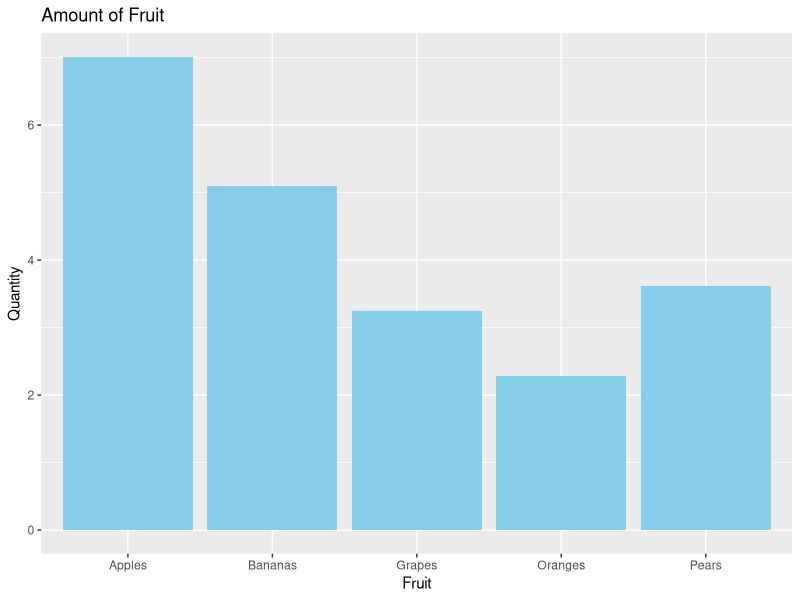
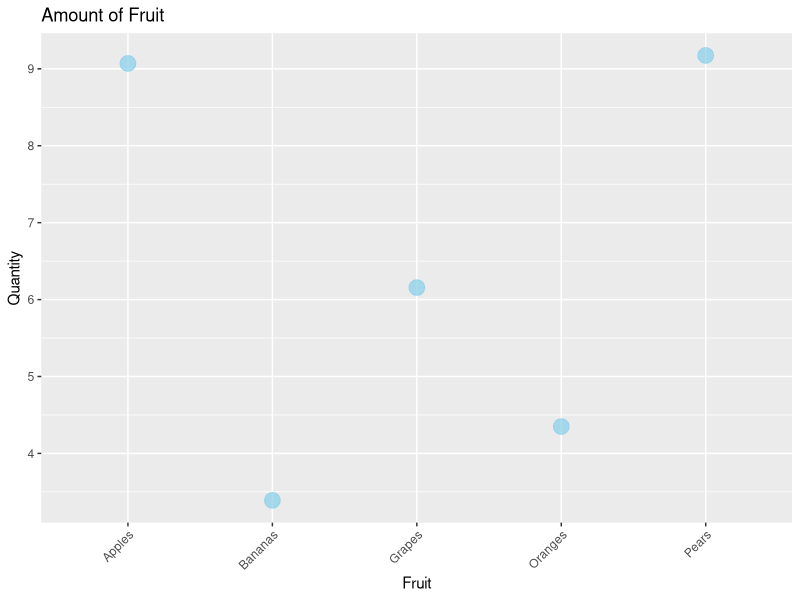
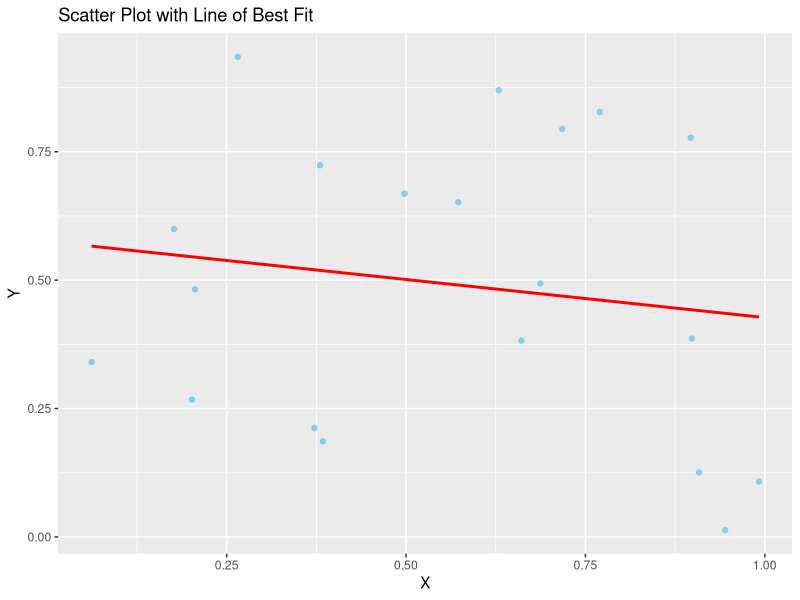
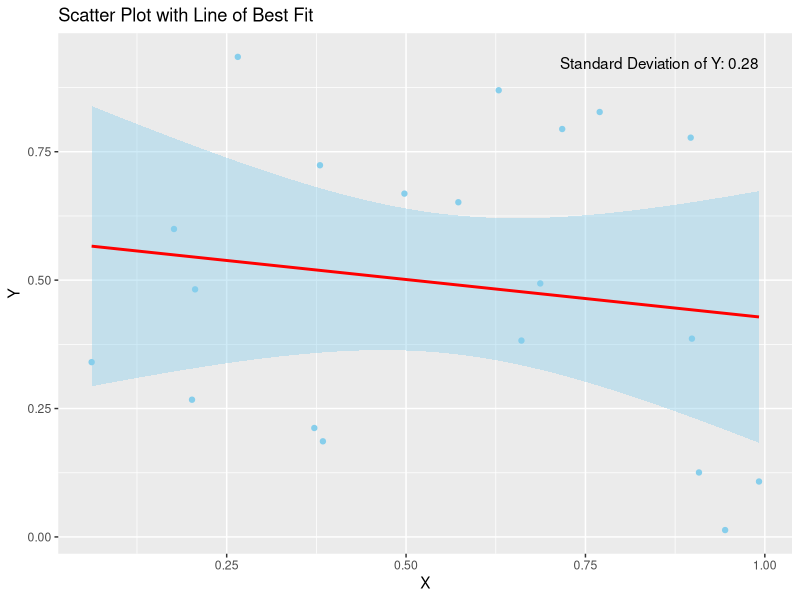

The R script that drew these images, in order:
## ---- chunk 1
#| fig-align: center

library(ggplot2)

x <- runif(5, min = 1, max = 10)
fruits <- c("Apples", "Bananas", "Oranges", "Grapes", "Pears")

fruit_data <- data.frame(fruit = fruits, quantity = x)

ggplot(fruit_data, aes(x = fruit, y = quantity)) + 
  geom_bar(stat = "identity", fill = "skyblue") +
  labs(x = "Fruit", y = "Quantity", title = "Amount of Fruit")
## ---- chunk 2
#| fig-align: center
library(ggplot2)

# Sample data
set.seed(0)
x <- runif(5, min = 1, max = 10)
fruits <- c("Apples", "Bananas", "Oranges", "Grapes", "Pears")

# Create data frame
fruit_data <- data.frame(fruit = fruits, quantity = x)

# Create scatter plot
scatter_plot <- ggplot(fruit_data, aes(x = fruit, y = quantity)) +
  geom_point(color = "skyblue", size = 5, shape = 19, alpha = 0.7) +
  labs(x = "Fruit", y = "Quantity", title = "Amount of Fruit") +
  theme(axis.text.x = element_text(angle = 45, hjust = 1))  # Rotate x-axis labels

# Display the plot
print(scatter_plot)

## ---- chunk 3
#| fig-align: center
# Load libraries
library(ggplot2)

# Set seed for reproducibility
set.seed(0)

# Generate random data
x <- runif(20)
y <- runif(20)

# Create data frame
data <- data.frame(x = x, y = y)

# Create scatter plot
scatter_plot <- ggplot(data, aes(x = x, y = y)) +
  geom_point(color = "skyblue") +
  labs(x = "X", y = "Y", title = "Scatter Plot with Line of Best Fit")

# Add line of best fit
scatter_plot <- scatter_plot + geom_smooth(method = "lm", se = FALSE, color = "red")

# Calculate correlation coefficient
correlation <- cor(x, y)

# Print correlation coefficient
cat("Correlation coefficient:", correlation, "\n")

# Display plot
print(scatter_plot)
## ---- chunk 4
#| fig-align: center
# Load library
library(ggplot2)

# Set seed for reproducibility
set.seed(0)

# Generate random data
x <- runif(20)
y <- runif(20)

# Create data frame
data <- data.frame(x = x, y = y)

# Calculate standard deviation of y
std_dev_y <- sd(y)

# Create scatter plot
scatter_plot <- ggplot(data, aes(x = x, y = y)) +
  geom_point(color = "skyblue") +
  labs(x = "X", y = "Y", title = "Scatter Plot with Line of Best Fit")

# Add line of best fit with shading for standard deviation
scatter_plot <- scatter_plot + 
  geom_smooth(method = "lm", se = TRUE, fill = "skyblue", color = "red") +
  annotate("text", x = max(data$x), y = max(data$y), 
           label = paste("Standard Deviation of Y:", round(std_dev_y, 2)), 
           hjust = 1, vjust = 1)

# Calculate correlation coefficient
correlation <- cor(x, y)

# Print correlation coefficient
cat("Correlation coefficient:", correlation, "\n")

# Display plot
print(scatter_plot)
